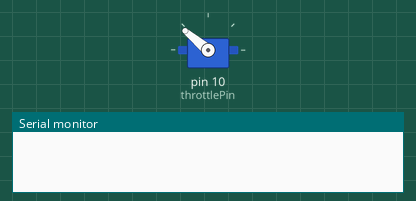
Recording of a sketch running on a simulated Arduino Uno, built with avr-gcc and run on an emulated ATmega328P. On the bench: servo, the last lines printed to the serial monitor.

Above: at 0.1 s.
At 12.1 s:
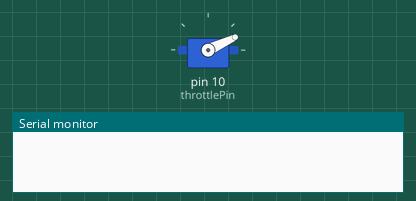
At 21.1 s:
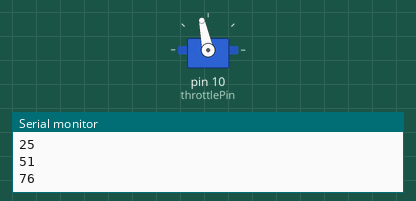
At 33.1 s:
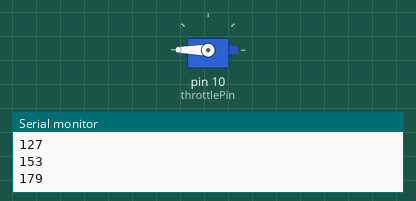
Timing chart, 0 to 34.6 s (numbered marks = the images above):
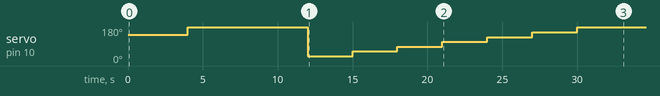

The sketch:

moteur_disque_dur_MARCHE.ino
```cpp
# include <Servo.h>

Servo motor;
int throttlePin = 10;
int desired_frequency = 1000;
int converted_frequency = 0;
int minimum = 40;
int maximum_frequency = 7000;

void calibration(){
  motor.write(140);
  delay(4000);
  motor.write(179);
  delay(4000);
}

void setup() {
  motor.attach(throttlePin);
  Serial.begin(38400);
  calibration();
  delay(4000);
}


void loop() {
  converted_frequency = map(desired_frequency,0,maximum_frequency,0,179);
  motor.write(converted_frequency);
  delay(3000);
  Serial.println(converted_frequency);
  desired_frequency=desired_frequency+1000;

}
```

Measured:
- by itself, servo on pin 10 (throttlePin): 140° → 179° at 4.0 s, → 25° 8.0 s later, → 51° 3.0 s later, → 76° 3.0 s later, … (9 changes in this stretch)
